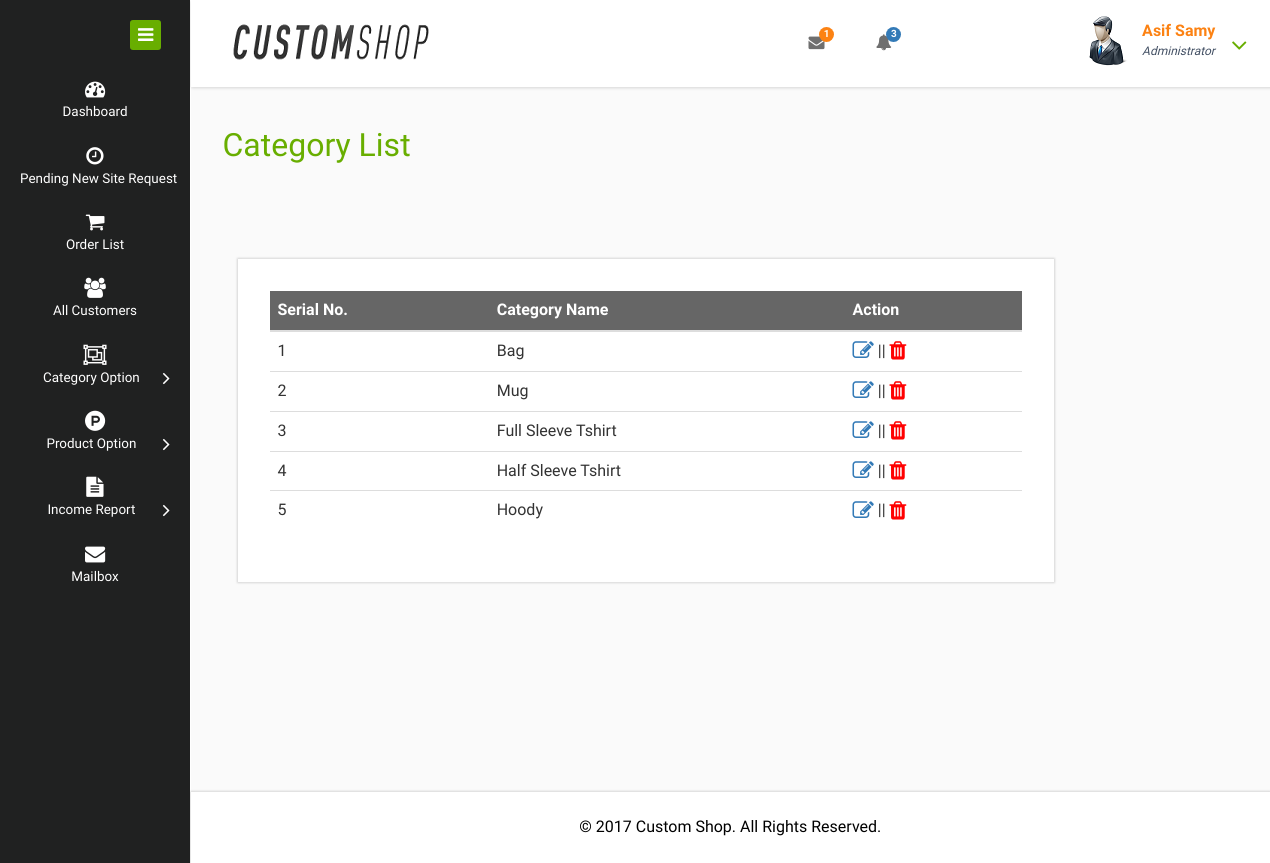
The app's page /FP/admin/catlist.php (signed in) with its own data.
### tables this page shows
CREATE TABLE `category` (
  `catId` int(11) NOT NULL,
  `catName` varchar(255) NOT NULL
);

### FP/classes/Category.php (called while the page is built, shortened)
<?php
   $filepath = realpath(dirname(__FILE__));
   include_once ($filepath.'/../lib/Database.php');
?>
<?php
   class Category
   {
   	   private $db;
   	   public function __construct()
   	   {
   		   $this->db = new Database();
   	   }
   	   public function getAllCat()
   	   {
   	   	   $query = "SELECT * FROM category ORDER BY catId DESC";
   	   	   $result = $this->db->select($query);
   	   	   return $result;
   	   }
   }
?>

### FP/lib/Database.php (called while the page is built, shortened)
<?php
Class Database{
   public $host   = DB_HOST;
   public $user   = DB_USER;
   public $pass   = DB_PASS;
   public $dbname = DB_NAME;
   public $link;
   private function connectDB(){
     $this->link = new mysqli($this->host, $this->user, $this->pass,
     $this->dbname);
   }
   public function select($query){
     $result = $this->link->query($query) or die($this->link->error.__LINE__);
     if($result->num_rows > 0){
       return $result;
     } else {
       return false;
     }
   }
}
?>

### FP/admin/catlist.php (the view, shortened to what this page needs)
<?php include 'inc/header.php';?>
<?php include 'inc/sidebar.php';?>
<?php
   $cat = new Category();
?>
<div class="inner-block">
    <div class="blank">
    	 <h2>Category List</h2>
       <div class="col-md-10">
      	 <div class="blankpage-main">
           <table class="table table-hover">
              <thead style="background-color: #666666; color: white ">
                <tr>
                  <th>Serial No.</th>
                  <th>Category Name</th>
                  <th>Action</th>
                </tr>
              </thead>
              <tbody>
          <?php
            $getCat = $cat->getAllCat();
            if ($getCat) {
              $i = 0;
              while ($result = $getCat->fetch_assoc()) {
                $i++;
          ?>
                <tr>
                  <td><?php echo $i; ?></td>
                  <td><?php echo $result['catName']; ?></td>
                  <td><a href="catedit.php?catid=<?php echo $result['catId']; ?>"><i class="fa fa-pencil-square-o fa-lg"></i></a> || <a onclick="return confirm('Deleting a category will delete all the product under this category. Are Sure to Delete!')" href="?delcat=<?php echo $result['catId']; ?>"><i class="fa fa-trash fa-lg" style="color: red"></i></a></td>
                </tr>
          <?php } } ?>
              </tbody>
            </table>
         </div>
     </div>
    </div>
</div>
<?php include 'inc/copyright.php';?>
</div>
</div>
    <?php include 'inc/sidebar.php';?>
</div>
</body>
</html>

### records on screen
category: catName "Bag"
category: catName "Mug"
category: catName "Full Sleeve Tshirt"
category: catName "Half Sleeve Tshirt"
category: catName "Hoody"

### other values on screen
$i "1"
$i_p "3"
Session::get('adminName') "Asif Samy"
